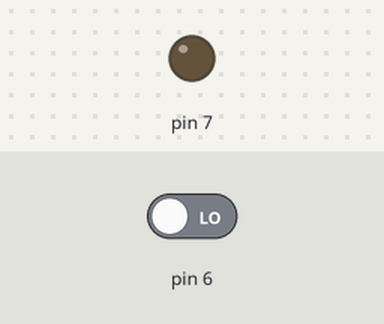
Simulated run of this sketch. Board: Arduino Uno, built with avr-gcc and run on an emulated ATmega328P. Parts: output pins drawn as LEDs (lit = HIGH). The test bench sets the inputs (shaded band); at power-on: pin 6 LOW.

Above: at 1.2 s.
1.3 s: pin 6 driven HIGH
At 2.5 s:
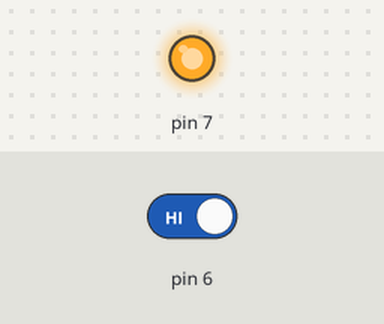
2.8 s: pin 6 driven LOW
At 3.7 s:
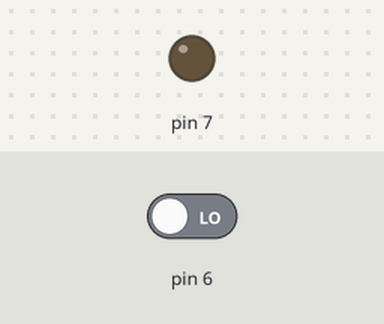
Timing chart, 0 to 5.8 s (numbered marks = the images above; inputs shaded):
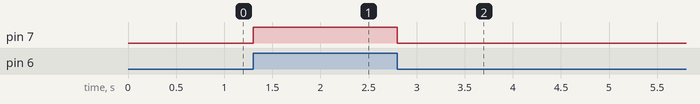

The sketch:

control_motor_using_relay1.ino
```cpp
// C++ code
//
void setup()
{
  pinMode(7, OUTPUT);
  pinMode(6, INPUT);
}

void loop()
{
  digitalWrite(7,digitalRead(6));
}
```

Measured:
- after the input at 1.3 s, pin 7: LOW → HIGH at once
- after the input at 2.8 s, pin 7: HIGH → LOW at once
